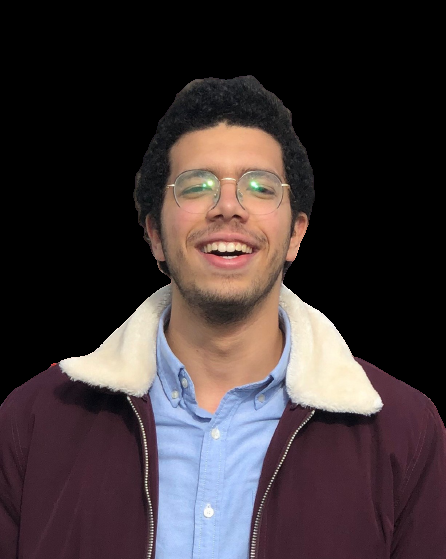
#> input picture akram.png, 446 x 559 px
$ python SkinDetection.py
#> lines starting #> are read from the running program, lines starting #| are printed output that depends on the picture; after the words box and inside, x2 and y2 are one past the last pixel; in counts of white or black regions, pixels touching at a corner belong together
import cv2
import numpy as np

#Open a simple image
img=cv2.imread("akram.png")
#> img is the input picture: shape (559, 446, 3); mean B, G, R 54.3, 52.2, 62.2

#converting from gbr to hsv color space
img_HSV = cv2.cvtColor(img, cv2.COLOR_BGR2HSV)
#> img_HSV: shape (559, 446, 3); mean H, S, V 52.9, 45.4, 67.7
#skin color range for hsv color space
HSV_mask = cv2.inRange(img_HSV, (0, 15, 0), (17,170,255))
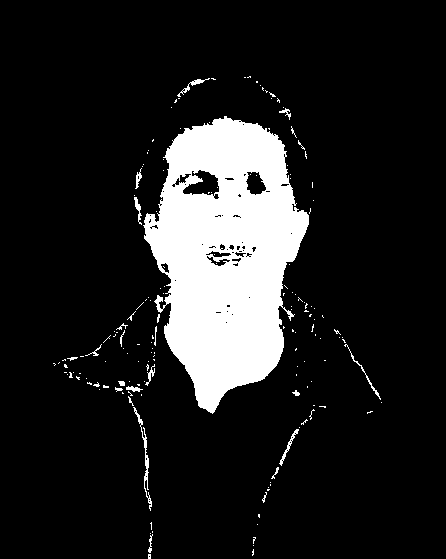
#> HSV_mask: shape (559, 446); 13.1% white; 167 white regions (146 under 20 px), largest, box (x1, y1, x2, y2) and area: (143, 116, 309, 414) 30810, (133, 407, 152, 511) 269, (279, 429, 299, 466) 114
HSV_mask = cv2.morphologyEx(HSV_mask, cv2.MORPH_OPEN, np.ones((3,3), np.uint8))
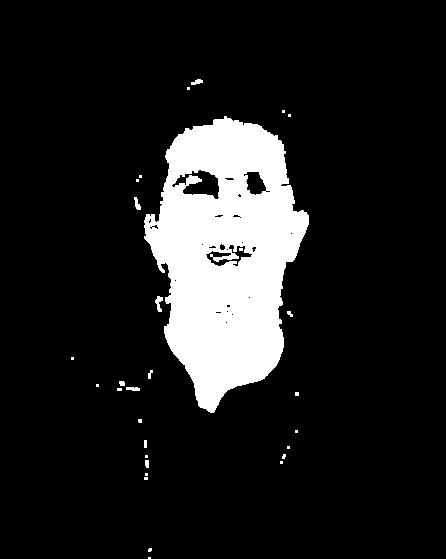
#> HSV_mask: shape (559, 446); 12.4% white; 30 white regions (20 under 20 px), largest, box (x1, y1, x2, y2) and area: (144, 116, 309, 413) 30418, (155, 296, 163, 312) 72, (134, 197, 141, 210) 52

#converting from gbr to YCbCr color space
img_YCrCb = cv2.cvtColor(img, cv2.COLOR_BGR2YCrCb)
#> img_YCrCb: shape (559, 446, 3); mean of channels 0, 1, 2 55.4, 132.8, 127.4
#skin color range for hsv color space
YCrCb_mask = cv2.inRange(img_YCrCb, (0, 135, 85), (255,180,135))
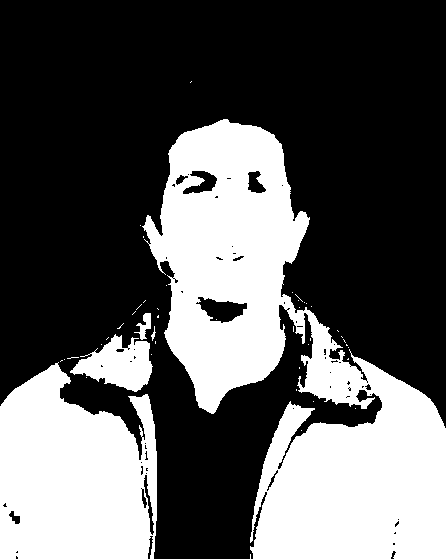
#> YCrCb_mask: shape (559, 446); 35.6% white; 46 white regions (41 under 20 px), largest, box (x1, y1, x2, y2) and area: (142, 119, 446, 559) 61269, (0, 362, 157, 559) 24507, (70, 334, 153, 392) 2690, (134, 313, 151, 340) 204, (151, 326, 156, 341) 28
YCrCb_mask = cv2.morphologyEx(YCrCb_mask, cv2.MORPH_OPEN, np.ones((3,3), np.uint8))
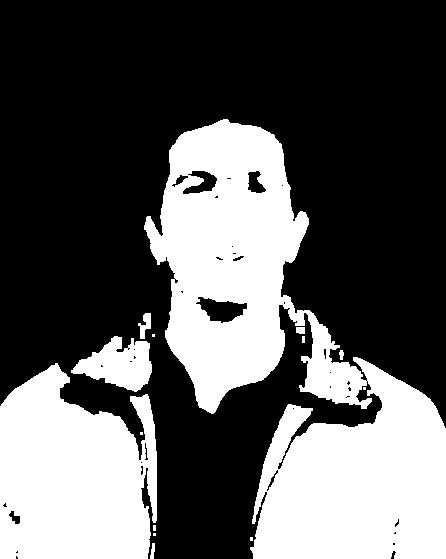
#> YCrCb_mask: shape (559, 446); 35.4% white; 14 white regions (6 under 20 px), largest, box (x1, y1, x2, y2) and area: (144, 119, 446, 559) 60819, (0, 363, 157, 559) 24314, (71, 336, 152, 392) 2647

#merge skin detection (YCbCr and hsv)
global_mask=cv2.bitwise_and(YCrCb_mask,HSV_mask)
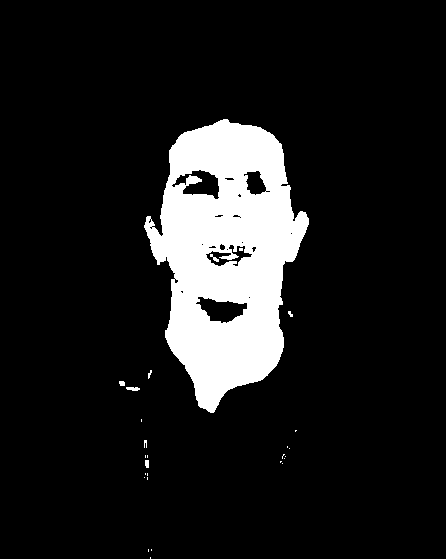
#> global_mask: shape (559, 446); 11.6% white; 27 white regions (22 under 20 px), largest, box (x1, y1, x2, y2) and area: (144, 119, 309, 413) 28677, (126, 387, 140, 391) 44, (210, 254, 219, 262) 30, (145, 460, 149, 468) 30, (119, 381, 125, 386) 27
global_mask=cv2.medianBlur(global_mask,3)
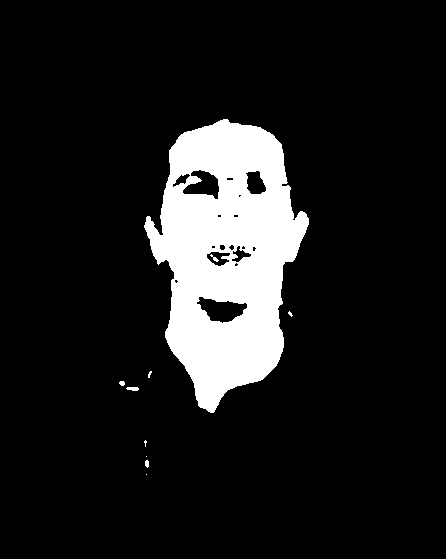
#> global_mask: shape (559, 446); 11.6% white; 10 white regions (5 under 20 px), largest, box (x1, y1, x2, y2) and area: (144, 119, 309, 413) 28769, (126, 387, 139, 391) 42, (145, 460, 149, 468) 26, (210, 254, 219, 262) 25, (119, 381, 125, 386) 24
global_mask = cv2.morphologyEx(global_mask, cv2.MORPH_OPEN, np.ones((4,4), np.uint8))
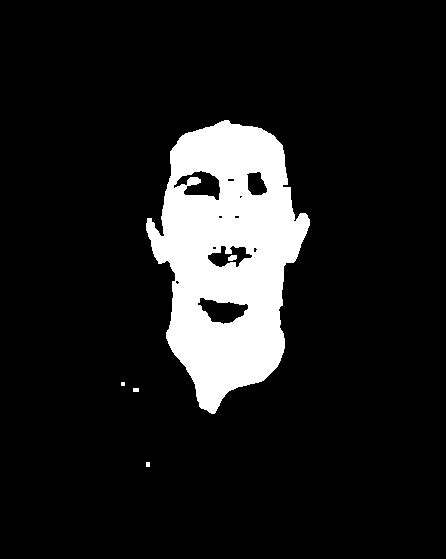
#> global_mask: shape (559, 446); 11.5% white; 5 white regions (1 under 20 px), largest, box (x1, y1, x2, y2) and area: (146, 120, 310, 414) 28592, (228, 255, 237, 261) 44, (133, 388, 139, 392) 24, (146, 462, 150, 467) 20


# [4 lines of commented-out code are left out]


cv2.imwrite("3_global_result.jpg",global_mask)
